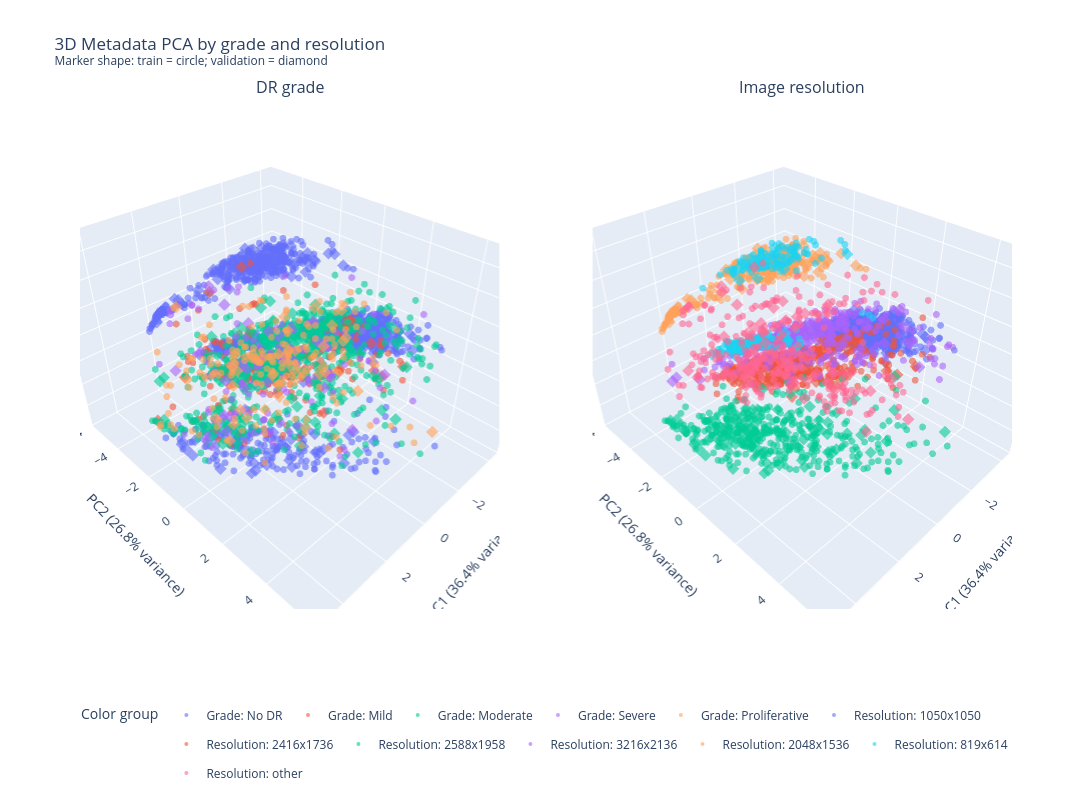

Notebook code cell kept with this figure:
### Markdown cell above
### 8.2 3D

### Code cell
pca_features = FEATURES
train_mask = eda_df["split"].eq("train").to_numpy()

preprocessor = MetadataPreprocessor(feature_names=pca_features).fit(
    eda_df.loc[train_mask, pca_features]
)
train_scaled = StandardScaler().fit(
    preprocessor.transform(eda_df.loc[train_mask, pca_features])
)
pca = PCA(n_components=3, random_state=SEED).fit(
    train_scaled.transform(preprocessor.transform(eda_df.loc[train_mask, pca_features]))
)
components = pca.transform(
    train_scaled.transform(preprocessor.transform(eda_df[pca_features]))
)
eda_df[["PC1", "PC2", "PC3"]] = components

# Normalize grade codes before mapping so values like 0.0 map to grade 0.
grade_codes = pd.to_numeric(eda_df["diagnosis"], errors="coerce")
invalid_grades = grade_codes.isna() | ~grade_codes.isin(GRADE_LABELS)
if invalid_grades.any():
    raise ValueError(
        f"Unexpected diagnosis values: "
        f"{eda_df.loc[invalid_grades, 'diagnosis'].unique().tolist()}"
    )

eda_df["grade_plot"] = grade_codes.astype(int).map(GRADE_NAMES)
grade_order = [GRADE_NAMES[grade] for grade in GRADE_LABELS]

top_six = resolution_counts.head(6).index.tolist()
eda_df["resolution_group"] = eda_df["resolution"].where(
    eda_df["resolution"].isin(top_six), "other"
)
resolution_order = top_six + ["other"]

split_values = [
    split for split in ("train", "val", "validation")
    if eda_df["split"].eq(split).any()
]
if not split_values:
    raise ValueError("No train or validation rows found for the PCA plot.")

symbol_map = {"train": "circle", "val": "diamond", "validation": "diamond"}
color_sequence = qualitative.Plotly

print("Grades found:", eda_df["grade_plot"].value_counts().to_dict())
print("Grades missing from data:", set(grade_order) - set(eda_df["grade_plot"]))

fig = make_subplots(
    rows=1,
    cols=2,
    specs=[[{"type": "scene"}, {"type": "scene"}]],
    subplot_titles=("DR grade", "Image resolution"),
)

panels = [
    (1, "grade_plot", grade_order, "Grade"),
    (2, "resolution_group", resolution_order, "Resolution"),
]

for col, group_column, group_order, legend_prefix in panels:
    for group_index, group in enumerate(group_order):
        label_added = False

        for split in split_values:
            subset = eda_df[
                eda_df[group_column].eq(group) & eda_df["split"].eq(split)
            ]
            if subset.empty:
                continue

            fig.add_trace(
                go.Scatter3d(
                    x=subset["PC1"],
                    y=subset["PC2"],
                    z=subset["PC3"],
                    mode="markers",
                    name=f"{legend_prefix}: {group}",
                    legendgroup=f"{col}-{group}",
                    showlegend=not label_added,
                    marker=dict(
                        color=color_sequence[group_index % len(color_sequence)],
                        symbol=symbol_map[split],
                        size=4,
                        opacity=0.6,
                    ),
                    hovertemplate=(
                        "PC1=%{x:.3f}<br>PC2=%{y:.3f}<br>PC3=%{z:.3f}<br>"
                        f"{group_column}={group}<br>split={split}<extra></extra>"
                    ),
                ),
                row=1,
                col=col,
            )
            label_added = True

axis_titles = (
    f"PC1 ({pca.explained_variance_ratio_[0]:.1%} variance)",
    f"PC2 ({pca.explained_variance_ratio_[1]:.1%} variance)",
    f"PC3 ({pca.explained_variance_ratio_[2]:.1%} variance)",
)
for col in (1, 2):
    fig.update_scenes(
        xaxis_title=axis_titles[0],
        yaxis_title=axis_titles[1],
        zaxis_title=axis_titles[2],
        row=1,
        col=col,
    )

fig.update_layout(
    width=1500,
    height=800,
    title=dict(
        text=(
            "3D Metadata PCA by grade and resolution"
            "<br><sup>Marker shape: train = circle; validation = diamond</sup>"
        )
    ),
    legend=dict(
        title_text="Color group",
        orientation="h",
        x=0.5,
        xanchor="center",
        y=-0.18,
        yanchor="top",
    ),
    margin=dict(b=170),
)

fig.write_html(FIGURE_DIR / "aptos_metadata_pca_3d_by_grade_and_resolution.html")
fig.show()

print(f"Variance explained by PC1+PC2+PC3: {pca.explained_variance_ratio_.sum():.1%}")

### Figure 1 — Plotly figure (JSON) as saved in the notebook; plotly's stock layout.template omitted (floating-point values rounded to 4 significant figures; data arrays with more than 128 entries replaced by an {"elided": "..."} marker saying what was removed)
{"data": [{"hovertemplate": "PC1=%{x:.3f}<br>PC2=%{y:.3f}<br>PC3=%{z:.3f}<br>grade_plot=No DR<br>split=train<extra></extra>", "legendgroup": "1-No DR", "marker": {"color": "#636EFA", "opacity": 0.6, "size": 4, "symbol": "circle"}, "mode": "markers", "name": "Grade: No DR", "scene": "scene", "showlegend": true, "type": "scatter3d", "x": {"elided": "1256 float values"}, "y": {"elided": "1256 float values"}, "z": {"elided": "1256 float values"}}, {"hovertemplate": "PC1=%{x:.3f}<br>PC2=%{y:.3f}<br>PC3=%{z:.3f}<br>grade_plot=No DR<br>split=val<extra></extra>", "legendgroup": "1-No DR", "marker": {"color": "#636EFA", "opacity": 0.6, "size": 4, "symbol": "diamond"}, "mode": "markers", "name": "Grade: No DR", "scene": "scene", "showlegend": false, "type": "scatter3d", "x": {"elided": "270 float values"}, "y": {"elided": "270 float values"}, "z": {"elided": "270 float values"}}, {"hovertemplate": "PC1=%{x:.3f}<br>PC2=%{y:.3f}<br>PC3=%{z:.3f}<br>grade_plot=Mild<br>split=train<extra></extra>", "legendgroup": "1-Mild", "marker": {"color": "#EF553B", "opacity": 0.6, "size": 4, "symbol": "circle"}, "mode": "markers", "name": "Grade: Mild", "scene": "scene", "showlegend": true, "type": "scatter3d", "x": {"elided": "236 float values"}, "y": {"elided": "236 float values"}, "z": {"elided": "236 float values"}}, {"hovertemplate": "PC1=%{x:.3f}<br>PC2=%{y:.3f}<br>PC3=%{z:.3f}<br>grade_plot=Mild<br>split=val<extra></extra>", "legendgroup": "1-Mild", "marker": {"color": "#EF553B", "opacity": 0.6, "size": 4, "symbol": "diamond"}, "mode": "markers", "name": "Grade: Mild", "scene": "scene", "showlegend": false, "type": "scatter3d", "x": [0.5581, 3.89, 1.319, 1.816, 1.255, 0.677, 1.063, 1.347, -2.932, 1.277, 2.908, 2.598, 0.1714, 1.514, 0.1225, -0.89, 1.518, 1.705, 4.208, 0.1184, 1.016, 0.5915, 0.6663, 1.195, -0.7575, 1.234, 4.412, 1.948, 1.369, 1.142, 0.9739, -2.886, 1.864, 1.331, 0.3837, 1.261, 2.112, 3.277, -3.062, 1.559, 1.454, 0.6151, 0.587, 3.329, 2.143, 0.9822, 0.5775, 1.203, 0.04485, -0.4556, 2.136], "y": [3.65, 0.9798, 0.6118, -0.9725, 3.11, 0.4961, -0.5139, -0.8915, -0.01626, 0.6045, 0.1398, 0.5015, 0.9685, -0.0457, 1.274, 3.866, -0.6054, -1.053, -2.364, 2.2, 2.395, 0.6876, -3.986, -0.2025, 3.228, 0.167, -0.03206, -1.141, -0.4304, 0.3179, -1.064, 0.01219, -0.4362, -0.1551, 0.8689, 0.01421, -1.617, -0.3663, 0.01127, -0.8697, -0.5639, 0.707, 1.631, 1.431, -1.358, 0.7829, 1.156, -0.1991, 1.243, 3.117, -1.445], "z": [2.174, 1.362, -0.9247, -0.5218, 1.25, 0.2588, 0.01207, 3.198, -0.3007, -0.576, 0.5496, 0.8223, 0.7845, -0.6783, 0.4642, 0.721, -0.2644, -0.3751, -2.188, 0.2732, -0.8798, 0.292, -1.883, -0.1488, 0.06941, -0.3819, 1.06, -0.6541, -0.1581, -0.2542, 0.5297, -0.496, -0.7774, -0.2141, 0.5092, -0.2235, 2.333, -1.9, -0.2862, -0.2225, -0.3052, 0.2668, -0.2451, 1.927, -0.497, -0.2682, -0.03314, -0.07269, 0.6416, 0.3885, -0.6629]}, {"hovertemplate": "PC1=%{x:.3f}<br>PC2=%{y:.3f}<br>PC3=%{z:.3f}<br>grade_plot=Moderate<br>split=train<extra></extra>", "legendgroup": "1-Moderate", "marker": {"color": "#00CC96", "opacity": 0.6, "size": 4, "symbol": "circle"}, "mode": "markers", "name": "Grade: Moderate", "scene": "scene", "showlegend": true, "type": "scatter3d", "x": {"elided": "645 float values"}, "y": {"elided": "645 float values"}, "z": {"elided": "645 float values"}}, {"hovertemplate": "PC1=%{x:.3f}<br>PC2=%{y:.3f}<br>PC3=%{z:.3f}<br>grade_plot=Moderate<br>split=val<extra></extra>", "legendgroup": "1-Moderate", "marker": {"color": "#00CC96", "opacity": 0.6, "size": 4, "symbol": "diamond"}, "mode": "markers", "name": "Grade: Moderate", "scene": "scene", "showlegend": false, "type": "scatter3d", "x": {"elided": "138 float values"}, "y": {"elided": "138 float values"}, "z": {"elided": "138 float values"}}, {"hovertemplate": "PC1=%{x:.3f}<br>PC2=%{y:.3f}<br>PC3=%{z:.3f}<br>grade_plot=Severe<br>split=train<extra></extra>", "legendgroup": "1-Severe", "marker": {"color": "#AB63FA", "opacity": 0.6, "size": 4, "symbol": "circle"}, "mode": "markers", "name": "Grade: Severe", "scene": "scene", "showlegend": true, "type": "scatter3d", "x": [-0.005386, 1.629, -0.3313, -0.02271, 0.5329, 1.895, -0.4277, 0.6466, 2.292, -0.2793, 3.153, 1.616, 1.379, 0.6761, 1.911, 1.047, 1.457, 1.786, 2.535, 3.091, -0.4029, 2.338, 0.7481, 3.306, 0.2203, 2.945, 1.206, -0.2857, 2.608, 0.6484, 0.08481, 2.29, 1.742, 2.771, 3.046, 0.02888, 2.186, 2.964, 3.076, 2.62, 2.33, 3.017, 2.741, 0.8958, 2.054, -1.515, 0.8598, 2.26, 2.163, 1.648, -0.5894, 1.162, 2.802, 0.6403, 2.656, 1.746, 1.573, 0.5585, 1.299, 2.531, 1.995, 1.741, 1.221, 2.005, 0.7152, 1.675, 1.331, 3.515, 0.5733, 1.82, 0.8175, 0.8617, -0.375, 2.812, 3.067, 0.5551, 0.01665, 0.7766, 1.26, -2.219, 1.139, 2.244, 0.3908, 2.587, 3.844, 1.876, 0.009022, 0.7899, 1.495, 2.526, 0.5985, 3.162, 2.085, 2.385, -0.3052, 2.19, 3.974, 2.233, 1.23, 1.651, 4.023, 1.911, 3.079, 2.254, 0.6905, 0.2175, 1.424, 2.559, 1.069, 1.049, 0.7629, 0.371, 1.847, 0.03241, 3.447, 2.824, 2.851], "y": [1.556, -0.79, 2.634, 2.338, 0.6786, 1.701, 3.185, 0.8538, -0.6218, 1.66, -2.469, 0.9288, -0.3308, 1.39, -0.5127, 2.785, 1.466, -1.059, 0.7177, -0.4625, 2.929, 0.7465, 0.1049, -0.4383, 3.869, -2.68, 3.474, 3.537, -0.1018, 0.7766, 3.298, 1.367, -0.6878, -0.002601, 0.823, 1.24, 0.9018, -0.2867, -0.8886, -0.05509, 0.3106, -2.57, -0.1023, 0.3105, -1.454, -0.4532, 0.4975, 0.8444, 0.8384, -0.716, 4.497, 3.234, 0.5691, 0.6899, 0.3478, 1.126, 1.778, 0.4815, -0.2424, 0.4186, 0.5389, 0.5515, 0.9306, -0.9058, 1.4, 0.289, 3.415, -0.293, 1.582, 1.313, 0.4426, -0.1926, 2.951, -2.478, -0.66, 3.318, 1.558, 2.852, -0.1922, 0.03291, 0.6673, 0.2116, 0.8002, -1.947, -1.375, -0.5461, 1.567, 0.5005, 1.039, -1.682, -2.3, -0.6091, 0.3797, 0.8008, 4.728, 0.8194, -2.097, 1.221, 0.8189, 1.193, 0.03873, 1.395, -0.9293, -0.9517, 1.413, 1.49, 1.34, -1.97, 1.671, 1.959, 0.4463, 0.9001, 1.338, 1.469, -0.586, 0.9041, -1.866], "z": [0.8004, -0.4901, 0.6897, 3.537, 0.4388, -1.547, 0.4501, 0.06268, -1.335, 1.216, 1.244, 1.935, -0.3005, -0.2932, -0.8265, -1.073, 2.022, 2.567, -1.864, -1.626, 0.712, 1.043, 0.4558, 0.2865, -0.7991, 1.551, -1.631, 0.04448, -1.492, 0.08515, 2.776, -2.037, 2.559, -1.55, 2.676, 0.7047, 1.204, -1.513, -1.475, -1.398, -1.35, 1.472, 1.069, 0.04387, 2.446, -3.571, 3.224, 1.091, -1.41, 2.699, 2.99, 1.53, -2.078, 0.1622, 0.8605, 1.726, -1.476, 0.4776, -0.2579, 0.8659, 1.278, -1.572, -0.7567, -0.1733, -0.1967, -0.949, -1.862, -2.526, -0.1096, 1.402, 0.2225, 0.08756, 0.7112, 1.779, -1.812, 2.428, 0.6925, 2.264, 0.01094, -3.252, -0.3005, 1.536, 0.4781, 1.906, -2.416, -0.8098, 0.7249, 0.08877, 2.063, 1.87, -0.3743, 0.6753, 1.445, 0.9668, 0.1974, -1.438, 0.2352, -1.749, -0.6833, 1.871, 1.694, -1.371, -1.609, -1.213, -0.4029, 0.3005, 2.11, 1.907, 2.192, 2.358, 0.1599, 0.4741, 1.217, 0.8787, -2.17, 0.06068, 1.562]}, {"hovertemplate": "PC1=%{x:.3f}<br>PC2=%{y:.3f}<br>PC3=%{z:.3f}<br>grade_plot=Severe<br>split=val<extra></extra>", "legendgroup": "1-Severe", "marker": {"color": "#AB63FA", "opacity": 0.6, "size": 4, "symbol": "diamond"}, "mode": "markers", "name": "Grade: Severe", "scene": "scene", "showlegend": false, "type": "scatter3d", "x": [1.385, 3.867, 4.465, -0.4725, 2.12, 2.04, 2.304, 0.2821, 1.636, 1.193, 3.553, -2.16, -2.399, 2.42, 0.9132, 1.615, 2.833, 0.3427, 2.058, 1.059, 2.714, 1.824, 1.837, 3.086, 2.47, 0.9082], "y": [0.1691, 0.09548, -0.3978, 3.516, -1.104, -1.721, 1.033, 1.937, -0.7179, 2.168, -0.5492, -0.3602, -0.3352, -1.306, 3.492, -0.5835, -0.4137, 2.022, -0.9627, 1.883, -0.2565, 0.7768, -1.074, 0.003076, 0.2458, -1.217], "z": [-0.6737, 1.75, 1.135, 0.4441, -0.9126, 2.478, -1.743, 0.04506, -1.277, 1.854, -2.348, -3.184, -2.631, -0.5172, -0.9659, -0.3796, -1.591, -0.01277, 2.126, 2.322, -1.601, 1.826, -0.4708, -1.871, -1.17, 0.8219]}, {"hovertemplate": "PC1=%{x:.3f}<br>PC2=%{y:.3f}<br>PC3=%{z:.3f}<br>grade_plot=Proliferative<br>split=train<extra></extra>", "legendgroup": "1-Proliferative", "marker": {"color": "#FFA15A", "opacity": 0.6, "size": 4, "symbol": "circle"}, "mode": "markers", "name": "Grade: Proliferative", "scene": "scene", "showlegend": true, "type": "scatter3d", "x": {"elided": "184 float values"}, "y": {"elided": "184 float values"}, "z": {"elided": "184 float values"}}, {"hovertemplate": "PC1=%{x:.3f}<br>PC2=%{y:.3f}<br>PC3=%{z:.3f}<br>grade_plot=Proliferative<br>split=val<extra></extra>", "legendgroup": "1-Proliferative", "marker": {"color": "#FFA15A", "opacity": 0.6, "size": 4, "symbol": "diamond"}, "mode": "markers", "name": "Grade: Proliferative", "scene": "scene", "showlegend": false, "type": "scatter3d", "x": [2.19, 3.553, 0.838, 0.766, 3.136, 2.48, -2.836, -0.4144, 0.8186, 1.557, 1.623, 2.051, -3.043, 0.03736, 1.736, 2.05, 1.226, -0.5003, 0.3434, 2.498, 2.956, 0.6773, 1.758, 3.01, -0.3907, 3.136, -0.4161, 1.379, 0.3965, 0.6862, 0.8133, 1.429, -0.5848, 2.542, 2.801, 1.23, 0.8324, 1.512, 1.842, 2.807], "y": [1.308, -1.26, 0.8946, 0.4005, 2.359, 0.3365, 0.7619, 5.468, 2.401, 2.117, 1.709, 2.114, -0.4544, 1.416, 2.175, 0.7598, -0.2377, 0.4752, 1.691, 0.04318, 0.3424, 0.4773, -0.897, -0.6663, 1.87, 0.2001, 1.947, 0.7366, 1.842, 0.4527, 0.6023, 1.191, -1.003, -0.007052, 0.03608, 0.5463, 0.1548, 2.59, -1.05, -2.53], "z": [0.6548, -0.1599, -0.103, 0.2018, 1.794, -1.459, -3.091, -0.6315, 2.329, -1.336, 1.488, 0.8133, -0.04003, 0.7325, 0.9656, -1.1, -0.03365, 1.543, 0.2252, -1.277, 0.144, 0.4448, -0.57, -1.758, 0.9462, -2.124, 1.104, -0.9756, 0.104, 0.3541, 0.01537, 1.881, 0.5107, 0.9554, -1.719, -0.6735, 0.1987, 1.039, -0.4434, 1.694]}, {"hovertemplate": "PC1=%{x:.3f}<br>PC2=%{y:.3f}<br>PC3=%{z:.3f}<br>resolution_group=1050x1050<br>split=train<extra></extra>", "legendgroup": "2-1050x1050", "marker": {"color": "#636EFA", "opacity": 0.6, "size": 4, "symbol": "circle"}, "mode": "markers", "name": "Resolution: 1050x1050", "scene": "scene2", "showlegend": true, "type": "scatter3d", "x": {"elided": "681 float values"}, "y": {"elided": "681 float values"}, "z": {"elided": "681 float values"}}, {"hovertemplate": "PC1=%{x:.3f}<br>PC2=%{y:.3f}<br>PC3=%{z:.3f}<br>resolution_group=1050x1050<br>split=val<extra></extra>", "legendgroup": "2-1050x1050", "marker": {"color": "#636EFA", "opacity": 0.6, "size": 4, "symbol": "diamond"}, "mode": "markers", "name": "Resolution: 1050x1050", "scene": "scene2", "showlegend": false, "type": "scatter3d", "x": {"elided": "148 float values"}, "y": {"elided": "148 float values"}, "z": {"elided": "148 float values"}}, {"hovertemplate": "PC1=%{x:.3f}<br>PC2=%{y:.3f}<br>PC3=%{z:.3f}<br>resolution_group=2416x1736<br>split=train<extra></extra>", "legendgroup": "2-2416x1736", "marker": {"color": "#EF553B", "opacity": 0.6, "size": 4, "symbol": "circle"}, "mode": "markers", "name": "Resolution: 2416x1736", "scene": "scene2", "showlegend": true, "type": "scatter3d", "x": {"elided": "400 float values"}, "y": {"elided": "400 float values"}, "z": {"elided": "400 float values"}}, {"hovertemplate": "PC1=%{x:.3f}<br>PC2=%{y:.3f}<br>PC3=%{z:.3f}<br>resolution_group=2416x1736<br>split=val<extra></extra>", "legendgroup": "2-2416x1736", "marker": {"color": "#EF553B", "opacity": 0.6, "size": 4, "symbol": "diamond"}, "mode": "markers", "name": "Resolution: 2416x1736", "scene": "scene2", "showlegend": false, "type": "scatter3d", "x": [0.2933, 1.385, 0.838, 1.816, 1.272, -0.4725, 0.677, 1.422, 0.4797, 2.12, 1.277, 0.766, 1.053, 1.097, 0.1714, 0.2821, 1.64, -0.2515, 0.5091, 1.514, 0.1225, -0.89, 1.865, 1.518, 0.793, 1.705, 0.1184, 0.4632, 0.5915, 1.855, 0.03736, 1.226, 1.195, 1.234, 1.948, 2.314, 0.3434, 0.7552, 1.369, 0.7064, -0.3906, 1.142, -0.363, 1.728, 1.659, 0.824, 1.864, 1.331, 0.6773, 0.8444, 1.758, 0.3837, 0.1455, 2.42, -0.3907, 1.261, 1.615, 0.3427, 1.521, 1.223, 0.7035, 2.232, 1.884, 1.289, 0.864, 1.559, 1.454, -0.4161, 1.379, 0.3965, 0.6862, 0.6151, 1.568, 0.587, 2.143, 1.691, 1.728, 1.308, 0.8133, 0.9822, 0.5775, 1.614, 1.203, 0.7677, 0.7674, 1.608, 1.837, 0.892, 1.502, 0.04485, 1.23, 0.8324, 0.9667, 1.027, 1.274, 1.842, -0.4556, 1.277, 2.136, 1.087], "y": [1.08, 0.1691, 0.8946, -0.9725, -0.01467, 3.516, 0.4961, -0.03506, 1.665, -1.104, 0.6045, 0.4005, 0.4791, -0.1228, 0.9685, 1.937, -0.6944, 1.64, 0.8413, -0.0457, 1.274, 3.866, -0.3698, -0.6054, 0.4719, -1.053, 2.2, 1.932, 0.6876, -0.9733, 1.416, -0.2377, -0.2025, 0.167, -1.141, -1.677, 1.691, 0.6367, -0.4304, 1.209, 2.172, 0.3179, 1.889, -0.6874, -0.1127, 0.9881, -0.4362, -0.1551, 0.4773, 1.018, -0.897, 0.8689, 1.159, -1.306, 1.87, 0.01421, -0.5835, 2.022, -0.6016, 0.0347, 0.586, -1.32, -0.9787, -0.4474, 0.1462, -0.8697, -0.5639, 1.947, 0.7366, 1.842, 0.4527, 0.707, -0.5503, 1.631, -1.358, -0.6037, -0.544, -0.4358, 0.6023, 0.7829, 1.156, -0.4396, -0.1991, 0.6536, 1.252, -0.6501, -1.074, 0.7524, -0.7109, 1.243, 0.5463, 0.1548, 0.2563, 0.3233, -0.2053, -1.05, 3.117, 0.2883, -1.445, 0.1535], "z": [0.5852, -0.6737, -0.103, -0.5218, -0.2184, 0.4441, 0.2588, -0.3125, -0.05023, -0.9126, -0.576, 0.2018, -0.3343, 0.005878, 0.7845, 0.04506, -0.3318, 1.032, 0.3259, -0.6783, 0.4642, 0.721, -0.8681, -0.2644, 0.1299, -0.3751, 0.2732, -0.2703, 0.292, -0.49, 0.7325, -0.03365, -0.1488, -0.3819, -0.6541, -0.89, 0.2252, -0.04634, -0.1581, -0.06043, 0.776, -0.2542, 0.9371, -0.4978, -0.7481, -0.1901, -0.7774, -0.2141, 0.4448, -0.004034, -0.57, 0.5092, 0.725, -0.5172, 0.9462, -0.2235, -0.3796, -0.01277, -0.2759, -0.1648, 0.1997, -0.9466, -0.5575, -0.0547, 0.09377, -0.2225, -0.3052, 1.104, -0.9756, 0.104, 0.3541, 0.2668, -0.368, -0.2451, -0.497, -0.6373, -0.4883, -0.1615, 0.01537, -0.2682, -0.03314, -0.7448, -0.07269, 0.07908, -0.406, -0.5073, -0.4708, -0.2969, -0.1484, 0.6416, -0.6735, 0.1987, -0.02887, -0.1, -0.248, -0.4434, 0.3885, -0.393, -0.6629, -0.08416]}, {"hovertemplate": "PC1=%{x:.3f}<br>PC2=%{y:.3f}<br>PC3=%{z:.3f}<br>resolution_group=2588x1958<br>split=train<extra></extra>", "legendgroup": "2-2588x1958", "marker": {"color": "#00CC96", "opacity": 0.6, "size": 4, "symbol": "circle"}, "mode": "markers", "name": "Resolution: 2588x1958", "scene": "scene2", "showlegend": true, "type": "scatter3d", "x": {"elided": "376 float values"}, "y": {"elided": "376 float values"}, "z": {"elided": "376 float values"}}, {"hovertemplate": "PC1=%{x:.3f}<br>PC2=%{y:.3f}<br>PC3=%{z:.3f}<br>resolution_group=2588x1958<br>split=val<extra></extra>", "legendgroup": "2-2588x1958", "marker": {"color": "#00CC96", "opacity": 0.6, "size": 4, "symbol": "diamond"}, "mode": "markers", "name": "Resolution: 2588x1958", "scene": "scene2", "showlegend": false, "type": "scatter3d", "x": [3.598, 2.939, 3.039, 2.141, 3.37, 1.795, 1.319, 2.975, 4.048, 1.058, 3.308, 1.095, 2.989, 1.676, 2.029, 0.2595, 3.012, 2.975, 4.082, 2.315, 2.304, 4.01, 3.974, 1.59, 3.098, 2.48, -0.4144, 3.295, 1.95, 3.378, 2.254, 2.238, 0.6758, 1.557, 3.553, 4.208, 1.016, 2.134, 2.889, 2.986, 2.05, -0.7575, 3.064, 4.018, 2.498, 3.023, 4.056, 3.01, 2.868, 4.004, 0.9132, 1.166, 3.325, 3.277, 2.981, 0.6771, 2.011, 2.833, 2.26, 3.78, 3.136, 2.542, 2.909, 1.816, 1.76, 2.829, 2.714, 1.646, 1.268, 2.905, 2.873, 1.209, 2.284, 1.495, 1.593, 1.554, 3.086, 2.843, 2.801, 2.361, 2.703, 2.47, 1.569, 1.873], "y": [0.167, 0.3653, 0.3185, 1.807, -0.8576, 2.011, 0.6118, 0.4662, -1.725, 3.475, -0.7205, 3.922, 0.1534, 2.047, 1.927, 4.047, 1.28, 1.175, -2.168, 1.495, 1.033, -1.355, -0.8174, 2.556, 1.175, 0.3365, 5.468, 0.004412, 1.186, -0.04293, 2.082, 2.191, 2.824, 2.117, -0.5492, -2.364, 2.395, 0.1444, 0.9432, -0.04723, 0.7598, 3.228, -0.1358, -1.269, 0.04318, -0.3713, -1.765, -0.6663, 0.4878, -1.11, 3.492, 3.0, -0.4925, -0.3663, 0.4557, 4.169, 1.322, -0.4137, 1.363, -0.8703, 0.2001, 0.7316, 0.5132, 2.125, 2.139, 0.7542, -0.2565, 2.656, 3.539, -0.6269, -0.3262, 2.215, -0.5845, 2.865, 2.781, 2.141, 0.003076, 0.07234, 0.03608, 1.308, 1.494, 0.2458, 1.743, 2.339], "z": [-3.129, -2.027, -2.235, -2.009, -2.144, -1.175, -0.9247, -2.322, -2.394, -1.092, -2.024, -1.513, -2.125, -1.445, -1.662, -0.2283, -2.835, -2.591, -2.107, -2.169, -1.743, -2.752, -2.928, -1.316, -2.965, -1.459, -0.6315, -2.3, -1.17, -1.903, -2.325, -2.566, -0.2522, -1.336, -2.348, -2.188, -0.8798, -0.5496, -2.317, -1.772, -1.1, 0.06941, -1.939, -2.573, -1.277, -1.828, -2.368, -1.758, -1.438, -2.832, -0.9659, -1.273, -2.223, -1.9, -2.302, -1.158, -1.188, -1.591, -1.577, -2.402, -2.124, -1.723, -1.967, -1.964, -1.507, -2.564, -1.601, -1.989, -2.122, -1.431, -1.807, -1.275, -1.727, -1.826, -1.983, -1.013, -1.871, -1.973, -1.719, -1.792, -2.647, -1.17, -0.6837, -1.807]}, {"hovertemplate": "PC1=%{x:.3f}<br>PC2=%{y:.3f}<br>PC3=%{z:.3f}<br>resolution_group=3216x2136<br>split=train<extra></extra>", "legendgroup": "2-3216x2136", "marker": {"color": "#AB63FA", "opacity": 0.6, "size": 4, "symbol": "circle"}, "mode": "markers", "name": "Resolution: 3216x2136", "scene": "scene2", "showlegend": true, "type": "scatter3d", "x": {"elided": "260 float values"}, "y": {"elided": "260 float values"}, "z": {"elided": "260 float values"}}, {"hovertemplate": "PC1=%{x:.3f}<br>PC2=%{y:.3f}<br>PC3=%{z:.3f}<br>resolution_group=3216x2136<br>split=val<extra></extra>", "legendgroup": "2-3216x2136", "marker": {"color": "#AB63FA", "opacity": 0.6, "size": 4, "symbol": "diamond"}, "mode": "markers", "name": "Resolution: 3216x2136", "scene": "scene2", "showlegend": false, "type": "scatter3d", "x": [3.086, 1.502, 0.5581, 4.073, 3.553, 1.388, 0.3577, 0.9435, 2.573, 0.8041, 1.664, 1.745, 1.162, 3.949, 0.8146, 0.8186, 1.439, 1.36, 0.09428, 1.193, 1.623, 1.743, 1.63, 1.11, 1.067, 1.464, 0.1173, 1.452, 2.158, 0.5313, 1.028, 1.811, 1.059, 1.838, 1.422, 1.927, -0.09542, 2.334, 1.134, 2.377, 1.429, 2.076, 1.824, 1.136, 0.2116, 1.401, 1.585, 1.388, 2.542, 1.233, 1.871], "y": [-0.4506, 1.094, 3.65, -2.058, -1.26, 2.353, 4.775, 2.108, -0.05271, 2.262, 0.9841, 0.584, 1.648, -1.984, 2.202, 2.401, 1.19, 1.265, 4.251, 2.168, 1.709, 0.6641, 1.365, 2.163, 1.697, 1.607, 4.008, 2.584, 0.5047, 3.003, 3.194, 1.393, 1.883, 0.6621, 1.517, 0.824, 3.603, 0.1383, 2.637, 0.1891, 1.191, 1.366, 0.7768, 1.815, 3.317, 1.337, 1.602, 1.671, -0.007052, 1.617, 0.9503], "z": [0.5353, 1.996, 2.174, -0.3779, -0.1599, 1.566, 1.817, 2.197, 1.029, 2.377, 1.749, 1.904, 2.168, -0.2548, 2.353, 2.329, 2.05, 1.999, 2.314, 1.854, 1.488, 1.757, 1.731, 2.02, 2.34, 1.687, 2.646, 1.387, 0.5969, 2.399, 1.748, 1.34, 2.322, 1.653, 1.813, 1.591, 2.97, 1.314, 1.961, 1.203, 1.881, 1.086, 1.826, 2.188, 2.67, 2.031, 1.68, 1.853, 0.9554, 2.038, 1.514]}, {"hovertemplate": "PC1=%{x:.3f}<br>PC2=%{y:.3f}<br>PC3=%{z:.3f}<br>resolution_group=2048x1536<br>split=train<extra></extra>", "legendgroup": "2-2048x1536", "marker": {"color": "#FFA15A", "opacity": 0.6, "size": 4, "symbol": "circle"}, "mode": "markers", "name": "Resolution: 2048x1536", "scene": "scene2", "showlegend": true, "type": "scatter3d", "x": {"elided": "237 float values"}, "y": {"elided": "237 float values"}, "z": {"elided": "237 float values"}}, {"hovertemplate": "PC1=%{x:.3f}<br>PC2=%{y:.3f}<br>PC3=%{z:.3f}<br>resolution_group=2048x1536<br>split=val<extra></extra>", "legendgroup": "2-2048x1536", "marker": {"color": "#FFA15A", "opacity": 0.6, "size": 4, "symbol": "diamond"}, "mode": "markers", "name": "Resolution: 2048x1536", "scene": "scene2", "showlegend": false, "type": "scatter3d", "x": [2.146, 2.0, -0.3284, 0.0592, 0.2416, -0.7883, -0.6011, -0.1305, -0.8494, 2.021, 1.675, -0.07525, 2.305, 0.06229, -0.9106, 0.4871, -1.381, -0.07033, 0.09355, 1.234, 0.073, -0.5605, 2.154, -0.2394, -0.5347, -1.329, -0.05616, -0.1541, 0.1287, -0.4175, 0.1084, -0.4688, 0.597, 0.724, 0.3191, 1.698, 1.732, 0.06852, 0.3617, 0.7857, 2.145, -0.1171, -0.555, 0.1675, -0.994, -0.7521, -0.2429, -0.3451, -0.3749, 0.3942, -0.9061, 0.7114, -0.5722, -0.3837], "y": [-4.547, -4.468, -0.4033, -1.918, -1.509, -0.3623, -0.0306, -1.516, -0.2998, -4.36, -4.065, -1.571, -4.686, -1.605, -0.2568, -2.862, 0.2372, -1.736, -2.109, -3.431, -1.592, -0.4733, -4.706, -0.9335, -0.9876, 0.9237, -2.337, -2.031, -2.02, -1.399, -1.693, -0.8363, -2.611, -2.338, -2.205, -3.84, -4.216, -2.334, -2.261, -2.87, -4.489, -1.128, -0.6405, -2.163, -0.02821, -0.8523, -0.7259, -0.9715, -0.9399, -1.921, 0.09663, -3.169, -1.256, -1.589], "z": [0.3449, 0.5299, 2.427, 2.503, 2.121, 2.951, 2.633, 2.572, 2.89, 0.4129, 0.8553, 2.579, -0.07076, 2.417, 3.113, 2.255, 3.105, 2.577, 2.492, 1.332, 2.394, 2.787, 0.2218, 2.471, 2.851, 2.939, 2.857, 2.905, 2.404, 2.98, 2.257, 2.841, 1.95, 1.618, 2.21, 0.794, 0.8729, 2.683, 2.175, 1.809, 0.3866, 2.433, 2.749, 2.524, 2.93, 3.207, 2.415, 2.706, 2.637, 1.999, 2.944, 2.044, 3.083, 3.014]}, {"hovertemplate": "PC1=%{x:.3f}<br>PC2=%{y:.3f}<br>PC3=%{z:.3f}<br>resolution_group=819x614<br>split=train<extra></extra>", "legendgroup": "2-819x614", "marker": {"color": "#19D3F3", "opacity": 0.6, "size": 4, "symbol": "circle"}, "mode": "markers", "name": "Resolution: 819x614", "scene": "scene2", "showlegend": true, "type": "scatter3d", "x": {"elided": "205 float values"}, "y": {"elided": "205 float values"}, "z": {"elided": "205 float values"}}, {"hovertemplate": "PC1=%{x:.3f}<br>PC2=%{y:.3f}<br>PC3=%{z:.3f}<br>resolution_group=819x614<br>split=val<extra></extra>", "legendgroup": "2-819x614", "marker": {"color": "#19D3F3", "opacity": 0.6, "size": 4, "symbol": "diamond"}, "mode": "markers", "name": "Resolution: 819x614", "scene": "scene2", "showlegend": false, "type": "scatter3d", "x": [-0.4352, -1.447, -1.849, -1.82, 0.8821, 0.4105, -1.042, -1.481, -1.096, -0.8329, 0.6663, 0.4379, -1.527, -2.285, -2.297, -1.138, -0.939, -1.908, -0.3512, 0.3868, -1.353, 0.1398, 0.1347, -0.8884, -1.184, 0.1656, -0.1866, -0.7995, -0.3116, -0.1585, 0.2446, 0.2343, -2.321, -3.31], "y": [-2.19, -3.689, -3.463, -2.932, -4.273, -3.42, -4.641, -3.842, -1.492, -1.917, -3.986, -3.832, -4.08, -2.971, -2.999, -4.173, -1.833, -3.112, -2.738, -3.65, -3.792, -3.374, -3.456, -4.474, -3.734, -3.434, -3.09, -4.669, -2.86, -3.067, -3.48, -3.355, -3.034, -1.143], "z": [-1.333, 1.211, 1.911, 1.217, -2.012, -1.863, 0.9504, 1.526, -1.207, -0.6912, -1.883, -1.506, 1.328, 1.818, 1.693, 1.11, -1.061, 1.388, -1.177, -1.572, 1.216, -1.376, -1.594, 0.5, 0.7766, -1.442, -1.261, 0.7694, -1.382, -1.467, -1.468, -1.454, 1.832, 1.943]}, {"hovertemplate": "PC1=%{x:.3f}<br>PC2=%{y:.3f}<br>PC3=%{z:.3f}<br>resolution_group=other<br>split=train<extra></extra>", "legendgroup": "2-other", "marker": {"color": "#FF6692", "opacity": 0.6, "size": 4, "symbol": "circle"}, "mode": "markers", "name": "Resolution: other", "scene": "scene2", "showlegend": true, "type": "scatter3d", "x": {"elided": "279 float values"}, "y": {"elided": "279 float values"}, "z": {"elided": "279 float values"}}, {"hovertemplate": "PC1=%{x:.3f}<br>PC2=%{y:.3f}<br>PC3=%{z:.3f}<br>resolution_group=other<br>split=val<extra></extra>", "legendgroup": "2-other", "marker": {"color": "#FF6692", "opacity": 0.6, "size": 4, "symbol": "diamond"}, "mode": "markers", "name": "Resolution: other", "scene": "scene2", "showlegend": false, "type": "scatter3d", "x": [2.19, 3.89, 3.867, 0.3824, 4.465, 0.05933, 1.255, 1.063, 1.347, 0.1744, -2.859, 2.563, 2.04, -1.727, 2.908, 2.598, 3.136, -2.836, 0.8849, 1.636, 2.764, 0.4481, 2.051, 1.736, 4.412, -0.5003, -1.218, 0.9739, -3.258, 2.956, -1.198, 0.3918, -2.16, -2.399, 0.3481, 2.112, -1.982, 2.049, -0.4262, 2.058, 0.4, 1.077, 2.116, 0.9155, 3.329, 2.813, -0.7707, 2.595, -0.5848, -3.328, 2.384, 1.512, 2.807, 0.9082], "y": [1.308, 0.9798, 0.09548, -2.25, -0.3978, 0.02964, 3.11, -0.5139, -0.8915, -0.9028, 2.609, 0.4035, -1.721, -0.2247, 0.1398, 0.5015, 2.359, 0.7619, -2.038, -0.7179, 0.4361, -1.063, 2.114, 2.175, -0.03206, 0.4752, -1.258, -1.064, 1.125, 0.3424, -0.1032, -1.629, -0.3602, -0.3352, -0.1445, -1.617, -0.7402, 1.323, 0.5916, -0.9627, -0.5231, -3.11, 1.07, -1.149, 1.431, 0.2922, 2.279, 0.216, -1.003, 1.335, 1.154, 2.59, -2.53, -1.217], "z": [0.6548, 1.362, 1.75, -0.07345, 1.135, 1.38, 1.25, 0.01207, 3.198, 1.498, -3.423, 0.8216, 2.478, -3.27, 0.5496, 0.8223, 1.794, -3.091, -0.003418, -1.277, 0.2375, 1.288, 0.8133, 0.9656, 1.06, 1.543, -3.71, 0.5297, -2.389, 0.144, 0.7891, -0.4338, -3.184, -2.631, 0.8752, 2.333, -3.032, 0.9263, 1.743, 2.126, 1.017, -0.5351, 0.9647, 0.5358, 1.927, 0.5673, -2.927, 0.639, 0.5107, -2.415, 0.8298, 1.039, 1.694, 0.8219]}], "layout": {"annotations": [{"font": {"size": 16}, "showarrow": false, "text": "DR grade", "x": 0.225, "xanchor": "center", "xref": "paper", "y": 1, "yanchor": "bottom", "yref": "paper"}, {"font": {"size": 16}, "showarrow": false, "text": "Image resolution", "x": 0.775, "xanchor": "center", "xref": "paper", "y": 1, "yanchor": "bottom", "yref": "paper"}], "height": 800, "legend": {"orientation": "h", "title": {"text": "Color group"}, "x": 0.5, "xanchor": "center", "y": -0.18, "yanchor": "top"}, "margin": {"b": 170}, "scene": {"domain": {"x": [0, 0.45], "y": [0, 1]}, "xaxis": {"title": {"text": "PC1 (36.4% variance)"}}, "yaxis": {"title": {"text": "PC2 (26.8% variance)"}}, "zaxis": {"title": {"text": "PC3 (15.9% variance)"}}}, "scene2": {"domain": {"x": [0.55, 1], "y": [0, 1]}, "xaxis": {"title": {"text": "PC1 (36.4% variance)"}}, "yaxis": {"title": {"text": "PC2 (26.8% variance)"}}, "zaxis": {"title": {"text": "PC3 (15.9% variance)"}}}, "title": {"text": "3D Metadata PCA by grade and resolution<br><sup>Marker shape: train = circle; validation = diamond</sup>"}, "width": 1500}}
